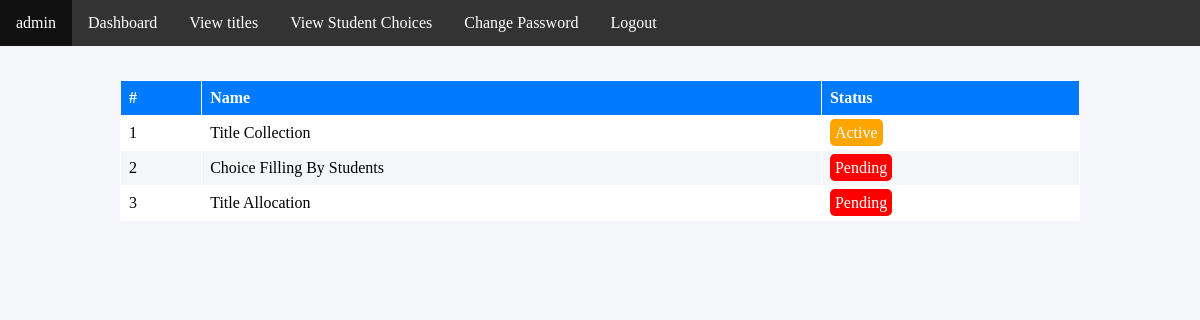
The page /coordinator/index.php (signed in) on the database its author committed.
### tables this page shows
CREATE TABLE `events` (
  `id` int(11) NOT NULL,
  `name` varchar(300) NOT NULL,
  `flag` int(1) NOT NULL DEFAULT 0
);

### coordinator/index.php (the view, shortened to what this page needs)
<?php
include 'connection.php';
?>
<html>
<head>
</head>
<body>
<div style="margin:0px"><?php include 'menu.php';?></div>
<div style="height: 10%;"></div>
<center>
<table border='1' style="border: #ffffff;">
    <tr>
        <th>#</th>
        <th>Name</th>
        <th>Status</th>
    </tr>
    <?php
        $sql  = "SELECT * FROM events";
        $result = mysqli_query($con, $sql);
        if(mysqli_num_rows($result) > 0) {
            while($row = mysqli_fetch_assoc($result)){?>
        <tr>
            <td><?php echo $row['id']; ?></td>
            <td><?php echo $row['name']; ?></td>
            <td><?php switch ($row['flag']) {
                    case 0:
                    echo '<span class="pending">Pending</span>';break;
                    case 1:
                    echo '<span class="act">Active</span>';break;
                } ?>
            </td>
        </tr>
    <?php }} ?>
</table>
</center>
</body>
</html>

### coordinator/index.php (style rules this page uses)
body { background-color: #F4F6F9; }
table { border-collapse: collapse; width: 80%; border-radius: 5px; }
th, td { text-align: left; padding: 8px; }
tr:nth-child(even) { background-color: #ffffff }
th { background-color: #007BFF; color: white; }
.act { background: orange; border-radius: 5px; padding:5px; color: #ffffff; }
.pending { background-color: red; border-radius: 5px; padding:5px; color: #ffffff; }

### coordinator/menu.php (style rules this page uses)
body { margin:0; }

### rows shown on the page
events: id "1", name "Title Collection", flag "Active"
events: id "2", name "Choice Filling By Students", flag "Pending"
events: id "3", name "Title Allocation", flag "Pending"

### other values the page prints
$_SESSION['adminusername'] "admin"
